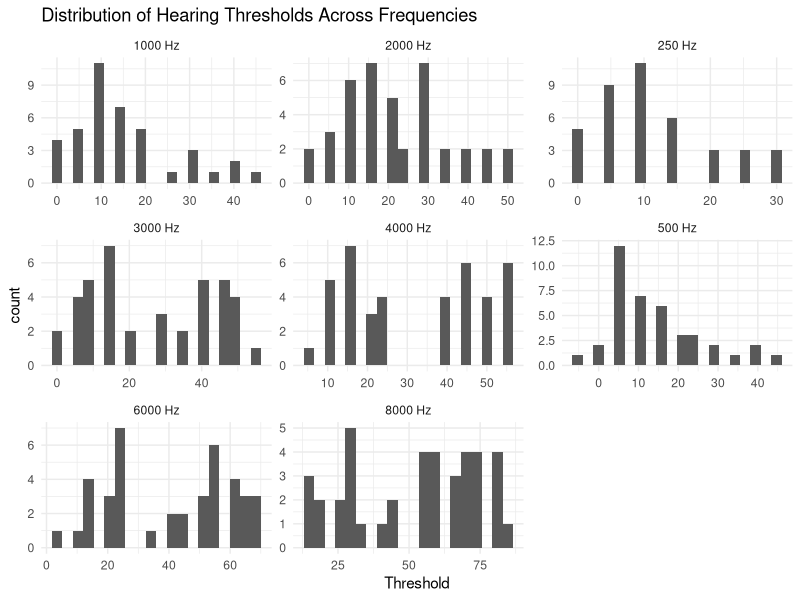
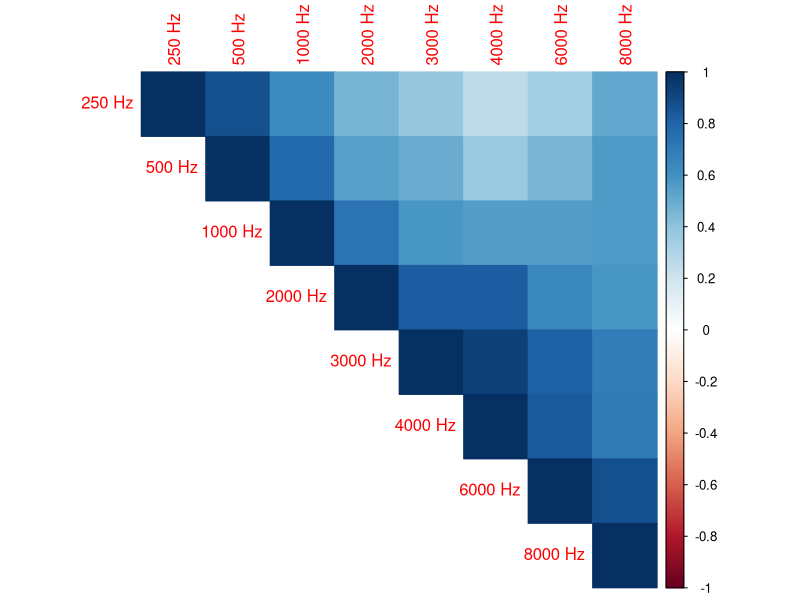
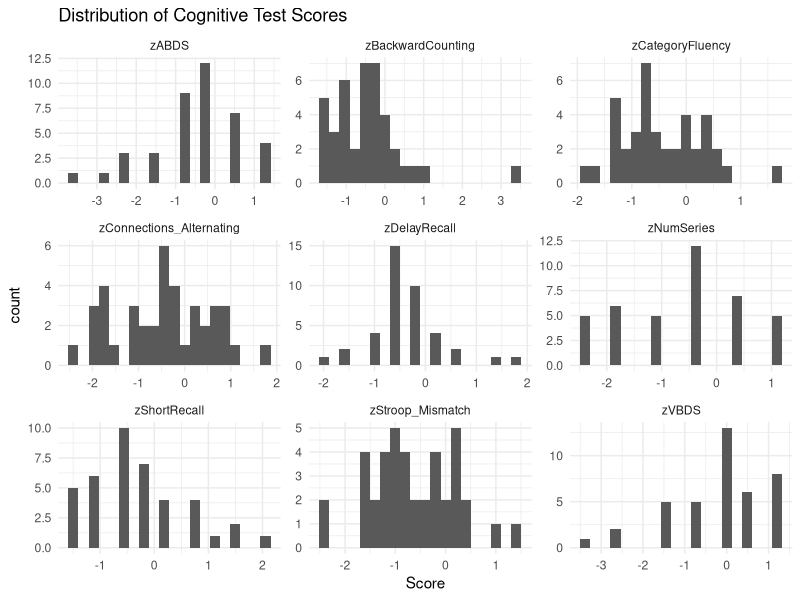
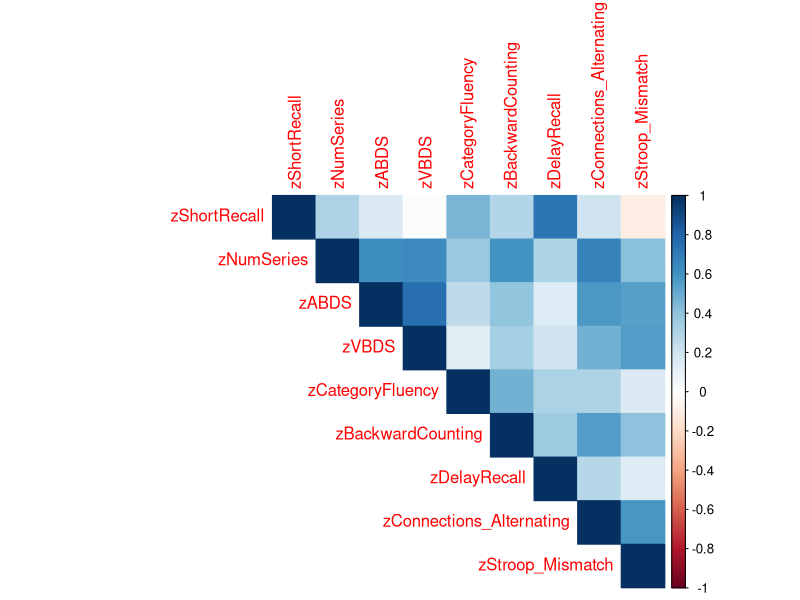
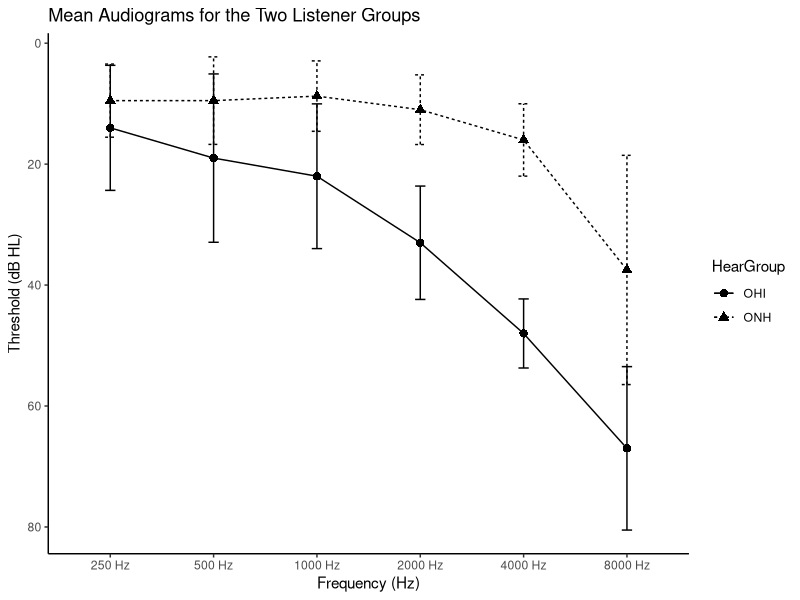

Reproduce these figures in R, in order.
## ---- chunk 1

# Installing and loading the necessary libraries

install.packages("corrplot")

library(readxl)
library(tidyverse)
library(corrplot)
## ---- chunk 2
auditory_variables <- read_excel("data/journal.pone.0331487.s002.xlsx",sheet = "AuditoryVariables",skip = 1) # Skipping the header above data columns because the auditory dataset contained multi-level headers

cognitive_variables <- read_excel("data/journal.pone.0331487.s002.xlsx",
                        sheet = "CognitiveVariables (z-scores)")
## ---- chunk 3
head(auditory_variables)
glimpse(auditory_variables)
## ---- chunk 4
head(cognitive_variables)
glimpse(cognitive_variables)
## ---- chunk 5
auditory_variables_long <- auditory_variables%>%
  pivot_longer(cols = `250 Hz`:`8000 Hz`,
               names_to = "Frequency",
               values_to = "Threshold")

ggplot(auditory_variables_long, aes(x = Threshold)) +
  geom_histogram(bins = 20) +
  facet_wrap(~Frequency, scales = "free") +
  theme_minimal() +
  labs(title = "Distribution of Hearing Thresholds Across Frequencies")
## ---- chunk 6
auditory_variables_1 <- auditory_variables %>%
  select(`250 Hz`:`8000 Hz`)

auditory_correlations <- cor(auditory_variables_1)

library(corrplot)
corrplot(auditory_correlations, method = "color", type = "upper")
## ---- chunk 7
cognitive_variables_long <- cognitive_variables %>%
  pivot_longer(cols = zShortRecall:zStroop_Mismatch,
               names_to = "Test",
               values_to = "Score")

ggplot(cognitive_variables_long, aes(x = Score)) +
  geom_histogram(bins = 20) +
  facet_wrap(~Test, scales = "free") +
  theme_minimal() +
  labs(title = "Distribution of Cognitive Test Scores")
## ---- chunk 8
cognitive_variables_1 <- cognitive_variables %>%
  select(zShortRecall:zStroop_Mismatch)

cognitive_correlation <- cor(cognitive_variables_1)

# drawing the correlation matrix

corrplot(cognitive_correlation, method = "color", type = "upper")
## ---- chunk 9
df <- read_excel(
  "data/journal.pone.0331487.s002.xlsx",
  sheet = "Predictors&Outcomes", ,skip = 1
)
df$HearGroup <- as.factor(df$HearGroup)

## ---- chunk 10
df %>%
  group_by(HearGroup) %>%
  summarise(
    n = n(),
    Age_mean = mean(Age),
    Age_sd = sd(Age),
    Age_min = min(Age),
    Age_max = max(Age)
  )
## ---- chunk 11
table(df$HearGroup, df$Sex)
## ---- chunk 12
library(readxl)
library(dplyr)
library(tidyr)
library(ggplot2)

# Keep only audiogram frequencies used in the figure
aud_long <- auditory_variables %>%
  select(HearGroup, `250 Hz`, `500 Hz`, `1000 Hz`, `2000 Hz`, `4000 Hz`, `8000 Hz`) %>%
  pivot_longer(
    cols = `250 Hz`:`8000 Hz`,
    names_to = "Frequency",
    values_to = "Threshold"
  ) %>%
  mutate(
    Frequency = factor(
      Frequency,
      levels = c("250 Hz", "500 Hz", "1000 Hz", "2000 Hz", "4000 Hz", "8000 Hz")
    )
  )

# Group means and SDs
aud_summary <- aud_long %>%
  group_by(HearGroup, Frequency) %>%
  summarise(
    mean_threshold = mean(Threshold, na.rm = TRUE),
    sd_threshold = sd(Threshold, na.rm = TRUE),
    .groups = "drop"
  )

aud_summary
## ---- chunk 13
ggplot(aud_summary, aes(x = Frequency, y = mean_threshold,
                        group = HearGroup, shape = HearGroup, linetype = HearGroup)) +
  geom_line(color = "black") +
  geom_point(color = "black", size = 2.5) +
  geom_errorbar(
    aes(ymin = mean_threshold - sd_threshold, ymax = mean_threshold + sd_threshold),
    width = 0.1,
    color = "black"
  ) +
  scale_y_reverse() +
  labs(
    title = "Mean Audiograms for the Two Listener Groups",
    x = "Frequency (Hz)",
    y = "Threshold (dB HL)"
  ) +
  theme_classic()
## ---- chunk 14
df %>%
  group_by(HearGroup) %>%
  summarise(
    Audiogram_mean = mean(Audiogram_PCA),
    Audiogram_sd = sd(Audiogram_PCA),
    
    Glimpsing_mean = mean(Glimpsing),
    Glimpsing_sd = sd(Glimpsing),
    
    WM_mean = mean(WorkingMemory_PCA),
    WM_sd = sd(WorkingMemory_PCA),
    
    Vocabulary_mean = mean(Vocabulary),
    Vocabulary_sd = sd(Vocabulary)
  )
